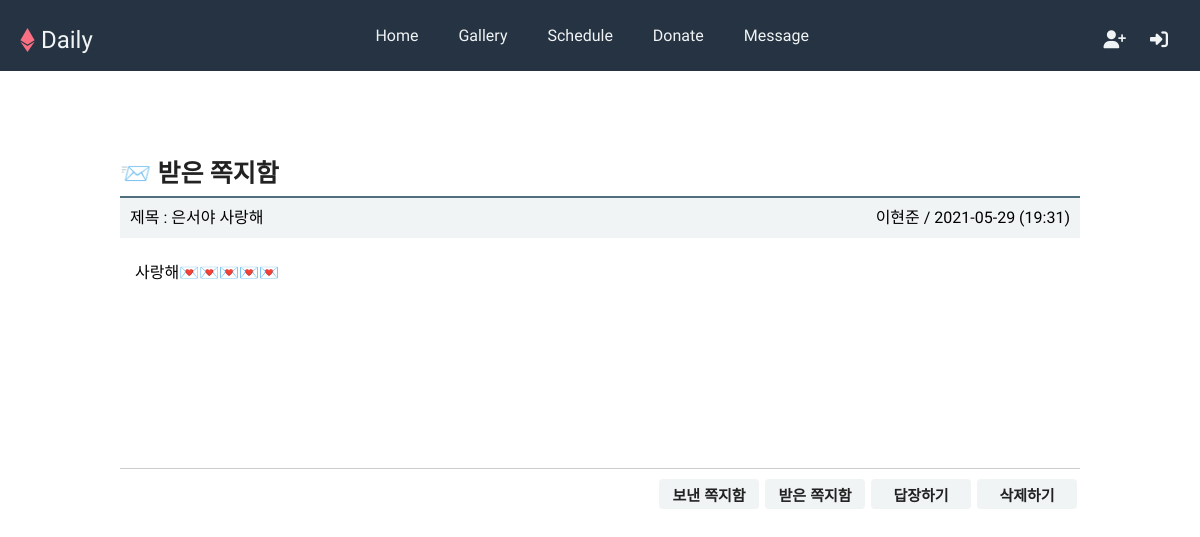
Page /message_view_screen.php?num=15 on the earlier database version.
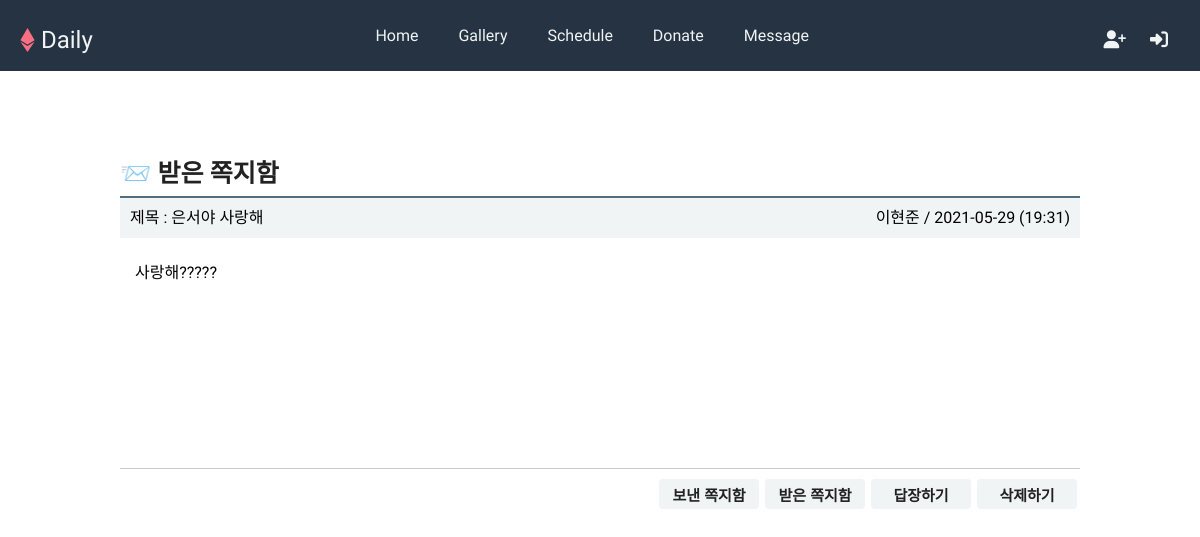
Same page on the later database version.
### tables this page shows
CREATE TABLE `message` (
  `num` int(11) NOT NULL,
  `send_id` char(20) NOT NULL,
  `rv_id` char(20) NOT NULL,
  `subject` char(200) NOT NULL,
  `content` text NOT NULL,
  `regist_day` char(20) DEFAULT NULL
);

CREATE TABLE `members` (
  `num` int(11) NOT NULL,
  `id` char(15) NOT NULL,
  `pass` char(15) NOT NULL,
  `name` char(10) NOT NULL,
  `email` char(80) DEFAULT NULL,
  `regist_day` char(20) DEFAULT NULL
);

### message_view_screen.php (the view, shortened to what this page needs)
<!DOCTYPE html>
<html lang="en">
  <head>
    <link rel="stylesheet" href="./css/reset.css" />
    <link rel="stylesheet" href="./css/navbar.css" />
    <link rel="stylesheet" href="./css/message_view.css" />
  </head>
  <body>
    <header>
      <?php include "./php/header.php";?>
    </header>
    <section>
      <div id="message_box">
        <h3 class="title">
          <?php
              $mode = $_GET["mode"];
              $num  = $_GET["num"];
              $con = mysqli_connect("localhost", "root", "s6139350!", "diary");
              $sql = "select * from message where num=$num";
              $result = mysqli_query($con, $sql);
              $row = mysqli_fetch_array($result);
              $send_id    = $row["send_id"];
              $rv_id      = $row["rv_id"];
              $regist_day = $row["regist_day"];
              $subject    = $row["subject"];
              $content    = $row["content"];
              $content = str_replace(" ", "&nbsp;", $content);
              $content = str_replace("\n", "<br>", $content);
              if ($mode=="send")
                  $result2 = mysqli_query($con, "select name from members where id='$rv_id'");
              else
                  $result2 = mysqli_query($con, "select name from members where id='$send_id'");
              $record = mysqli_fetch_array($result2);
              $msg_name = $record["name"];
              if ($mode=="send")
                  echo "📩 보낸 쪽지함";
              else
                  echo "📨 받은 쪽지함";
          ?>
        </h3>
        <ul id="view_content">
          <li>
            <span class="col1">제목 : <?=$subject?></span>
            <span class="col2"><?=$msg_name?> / <?=$regist_day?></span>
          </li>
          <li>
            <?=$content?>
          </li>
        </ul>
        <ul class="buttons">
          <li><button class="deleteBtn" onclick="location.href='./php/message_delete.php?num=<?=$num?>&mode=<?=$mode?>'">삭제하기</button></li>
          <li><button onclick="location.href='message_response_form_screen.php?num=<?=$num?>'">답장하기</button></li>
          <li><button onclick="location.href='message_box_screen.php?mode=rv'">받은 쪽지함</button></li>
          <li><button onclick="location.href='message_box_screen.php?mode=send'">보낸 쪽지함</button></li>
        </ul>
      </div>
    </section>
</body>
</html>

### php/header.php (shortened to what this page needs)
<?php
    if (isset($_SESSION["userid"])) $userid = $_SESSION["userid"];
    else $userid = "";
?>
<nav class="navbar">
      <div class="navbar__logo">
        <i class="fab fa-ethereum"></i>
        <a href="main_screen.php">Daily</a>
      </div>
      <ul class="navbar__menu">
        <li><a href="main_screen.php">Home</a></li>
        <li><a href="board_list_screen.php">Gallery</a></li>
        <li><a href="#">Schedule</a></li>
        <li><a href="./donate_screen.php">Donate</a></li>
        <li><a href="./message_screen.php">Message</a></li>
      </ul>
      <?php
        if($userid) {
      ?>
      <ul class="navbar__user">
        <li>
          <a href="./php/logout.php">
            <i class="fas fa-sign-out-alt"></i>
          </a>
        </li>
        <li>
          <a href="mypage_screen.php">
            <i class="fas fa-user"></i>
          </a>
        </li>
      </ul>
      <?php
      } else {
      ?>
      <ul class="navbar__user">
        <li>
          <a href="sign_up_screen.php">
            <i class="fas fa-user-plus"></i>
          </a>
        </li>
        <li>
          <a href="login_screen.php">
          <i class="fas fa-sign-in-alt"></i>
          </a>
        </li>
      </ul>
      <?php
      }
      ?>
    </nav>

### css/navbar.css (style rules this page uses)
:root { --text-color: #f0f4f5; --background-color: #263343; --accent-color: rgb(250, 111, 130); }
body { margin: 0 0 100px 0; font-family: "Roboto Condensed", sans-serif; }
a { text-decoration: none; color: var(--text-color); }
.navbar { display: flex; justify-content: space-between; align-items: center; background-color: var(--background-color); padding: 18px 20px; }
.navbar__logo { font-size: 24px; font-family: "Pattaya", sans-serif; color: var(--text-color); }
.navbar__logo i { color: var(--accent-color); }
.navbar__menu { display: flex; list-style: none; padding-left: 0; }
.navbar__menu li { display: flex; flex-direction: column; justify-content: center; padding: 8px 20px; }
.navbar__user { list-style: none; color: var(--text-color); display: flex; padding-left: 0; font-size: 18px; }
.navbar__user li { padding: 4px 12px; }

### css/message_view.css (style rules this page uses)
:root { --text-color: #f0f4f5; --background-color: #263343; --accent-color: rgb(250, 111, 130); }
#message_box { font-family: "Roboto Condensed", sans-serif; margin: 0 auto; margin-top: 50px; width: 80%; height: 300px; padding: 10px; }
#message_box .title { margin-top: 20px; font-size: 25px; font-weight: bold; padding: 10px 0px; border-bottom: solid 2px #516e7f; }
#view_content li { padding: 0; height: 40px; line-height: 40px; align-items: center; vertical-align: middle; }
#view_content { background-color: var(--text-color); color: black; }
#view_content .col1 { float: left; margin-left: 10px; }
#view_content .col2 { float: right; margin-right: 10px; text-align: right; }
#view_content li:nth-child(2) { overflow: auto; height: 200px; padding: 15px 15px 15px 15px; border-bottom: solid 1px #cccccc; background-color: rgb(255, 255, 255); }
.buttons li { margin: 10px 3px; float: right; }
.buttons li button { font-weight: bold; font-size: 15px; width: 100px; height: 30px; border: none; border-radius: 4px; background-color: var(--text-color); }

Differences in the rows shown:
changed message "은서야 사랑해": content "사랑해💌💌💌💌💌" → "사랑해?????"
